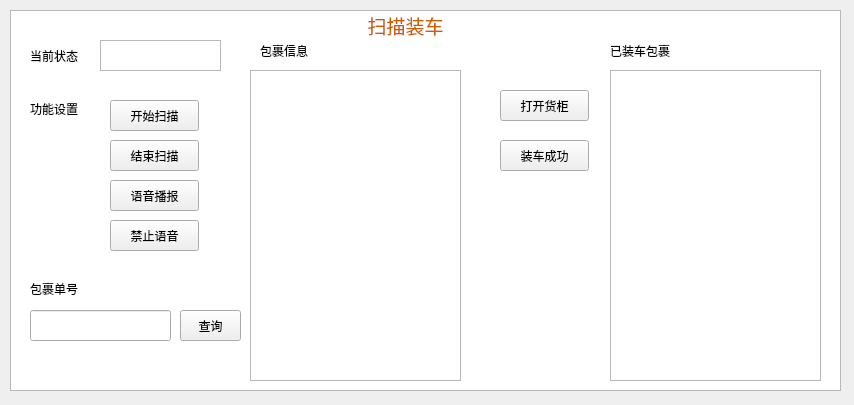
<?xml version="1.0" encoding="UTF-8"?>
<ui version="4.0">
 <class>ScannerWidget</class>
 <widget class="QWidget" name="ScannerWidget">
  <property name="geometry">
   <rect>
    <x>0</x>
    <y>0</y>
    <width>854</width>
    <height>405</height>
   </rect>
  </property>
  <property name="windowTitle">
   <string>Form</string>
  </property>
  <widget class="QTextBrowser" name="textBrowser">
   <property name="geometry">
    <rect>
     <x>250</x>
     <y>70</y>
     <width>211</width>
     <height>311</height>
    </rect>
   </property>
  </widget>
  <widget class="QPushButton" name="pushButton_start">
   <property name="geometry">
    <rect>
     <x>110</x>
     <y>100</y>
     <width>89</width>
     <height>31</height>
    </rect>
   </property>
   <property name="text">
    <string>开始扫描</string>
   </property>
  </widget>
  <widget class="QPushButton" name="pushButton_end">
   <property name="geometry">
    <rect>
     <x>110</x>
     <y>140</y>
     <width>89</width>
     <height>31</height>
    </rect>
   </property>
   <property name="text">
    <string>结束扫描</string>
   </property>
  </widget>
  <widget class="QPushButton" name="pushButton_audio">
   <property name="geometry">
    <rect>
     <x>110</x>
     <y>180</y>
     <width>89</width>
     <height>31</height>
    </rect>
   </property>
   <property name="text">
    <string>语音播报</string>
   </property>
  </widget>
  <widget class="QPushButton" name="pushButton_noAudio">
   <property name="geometry">
    <rect>
     <x>110</x>
     <y>220</y>
     <width>89</width>
     <height>31</height>
    </rect>
   </property>
   <property name="text">
    <string>禁止语音</string>
   </property>
  </widget>
  <widget class="QLabel" name="label">
   <property name="geometry">
    <rect>
     <x>260</x>
     <y>40</y>
     <width>67</width>
     <height>21</height>
    </rect>
   </property>
   <property name="text">
    <string>包裹信息</string>
   </property>
  </widget>
  <widget class="QLabel" name="label_2">
   <property name="geometry">
    <rect>
     <x>30</x>
     <y>100</y>
     <width>67</width>
     <height>17</height>
    </rect>
   </property>
   <property name="text">
    <string>功能设置</string>
   </property>
  </widget>
  <widget class="QTextBrowser" name="textBrowser_state">
   <property name="geometry">
    <rect>
     <x>100</x>
     <y>40</y>
     <width>121</width>
     <height>31</height>
    </rect>
   </property>
  </widget>
  <widget class="QLabel" name="label_3">
   <property name="geometry">
    <rect>
     <x>30</x>
     <y>40</y>
     <width>67</width>
     <height>31</height>
    </rect>
   </property>
   <property name="text">
    <string>当前状态</string>
   </property>
  </widget>
  <widget class="QTextBrowser" name="textBrowser_history">
   <property name="geometry">
    <rect>
     <x>610</x>
     <y>70</y>
     <width>211</width>
     <height>311</height>
    </rect>
   </property>
  </widget>
  <widget class="QLabel" name="label_4">
   <property name="geometry">
    <rect>
     <x>610</x>
     <y>40</y>
     <width>141</width>
     <height>21</height>
    </rect>
   </property>
   <property name="text">
    <string>已装车包裹</string>
   </property>
  </widget>
  <widget class="QPushButton" name="pushButton_parcelQuery">
   <property name="geometry">
    <rect>
     <x>180</x>
     <y>310</y>
     <width>61</width>
     <height>31</height>
    </rect>
   </property>
   <property name="text">
    <string>查询</string>
   </property>
  </widget>
  <widget class="QLineEdit" name="parcelNumEdit">
   <property name="geometry">
    <rect>
     <x>30</x>
     <y>310</y>
     <width>141</width>
     <height>31</height>
    </rect>
   </property>
  </widget>
  <widget class="QLabel" name="label_5">
   <property name="geometry">
    <rect>
     <x>30</x>
     <y>280</y>
     <width>67</width>
     <height>17</height>
    </rect>
   </property>
   <property name="text">
    <string>包裹单号</string>
   </property>
  </widget>
  <widget class="QPushButton" name="pushButton_openBox">
   <property name="geometry">
    <rect>
     <x>500</x>
     <y>90</y>
     <width>89</width>
     <height>31</height>
    </rect>
   </property>
   <property name="text">
    <string>打开货柜</string>
   </property>
  </widget>
  <widget class="QTextBrowser" name="textBrowser_history_2">
   <property name="geometry">
    <rect>
     <x>1000</x>
     <y>40</y>
     <width>211</width>
     <height>311</height>
    </rect>
   </property>
  </widget>
  <widget class="QPushButton" name="pushButton_loadingSuccess">
   <property name="geometry">
    <rect>
     <x>500</x>
     <y>140</y>
     <width>89</width>
     <height>31</height>
    </rect>
   </property>
   <property name="text">
    <string>装车成功</string>
   </property>
  </widget>
  <widget class="QGraphicsView" name="graphicsView">
   <property name="geometry">
    <rect>
     <x>10</x>
     <y>10</y>
     <width>831</width>
     <height>381</height>
    </rect>
   </property>
  </widget>
  <widget class="QLabel" name="label_9">
   <property name="geometry">
    <rect>
     <x>330</x>
     <y>10</y>
     <width>151</width>
     <height>31</height>
    </rect>
   </property>
   <property name="text">
    <string>&lt;!DOCTYPE HTML PUBLIC &quot;-//W3C//DTD HTML 4.0//EN&quot; &quot;http://www.w3.org/TR/REC-html40/strict.dtd&quot;&gt;
&lt;html&gt;&lt;head&gt;&lt;meta name=&quot;qrichtext&quot; content=&quot;1&quot; /&gt;&lt;style type=&quot;text/css&quot;&gt;
p, li { white-space: pre-wrap; }
&lt;/style&gt;&lt;/head&gt;&lt;body style=&quot; font-family:'Ubuntu'; font-size:11pt; font-weight:400; font-style:normal;&quot;&gt;
&lt;p align=&quot;center&quot; style=&quot; margin-top:0px; margin-bottom:0px; margin-left:0px; margin-right:0px; -qt-block-indent:0; text-indent:0px;&quot;&gt;&lt;span style=&quot; font-size:14pt; color:#ce5c00;&quot;&gt;扫描装车&lt;/span&gt;&lt;/p&gt;&lt;/body&gt;&lt;/html&gt;</string>
   </property>
  </widget>
  <zorder>graphicsView</zorder>
  <zorder>textBrowser</zorder>
  <zorder>pushButton_start</zorder>
  <zorder>pushButton_end</zorder>
  <zorder>pushButton_audio</zorder>
  <zorder>pushButton_noAudio</zorder>
  <zorder>label</zorder>
  <zorder>label_2</zorder>
  <zorder>textBrowser_state</zorder>
  <zorder>label_3</zorder>
  <zorder>textBrowser_history</zorder>
  <zorder>label_4</zorder>
  <zorder>pushButton_parcelQuery</zorder>
  <zorder>parcelNumEdit</zorder>
  <zorder>label_5</zorder>
  <zorder>pushButton_openBox</zorder>
  <zorder>textBrowser_history_2</zorder>
  <zorder>pushButton_loadingSuccess</zorder>
  <zorder>label_9</zorder>
 </widget>
 <resources/>
 <connections/>
</ui>
